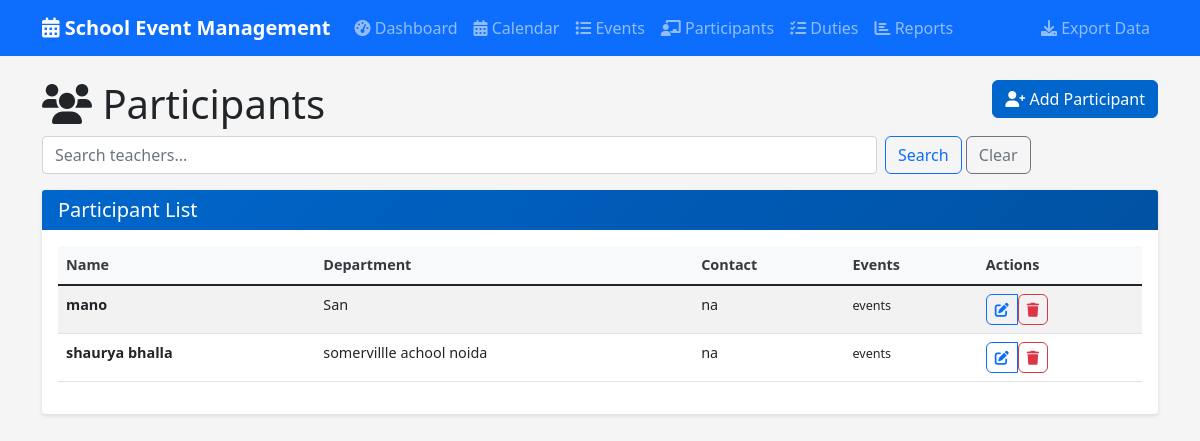
Page /participants on the earlier database version.
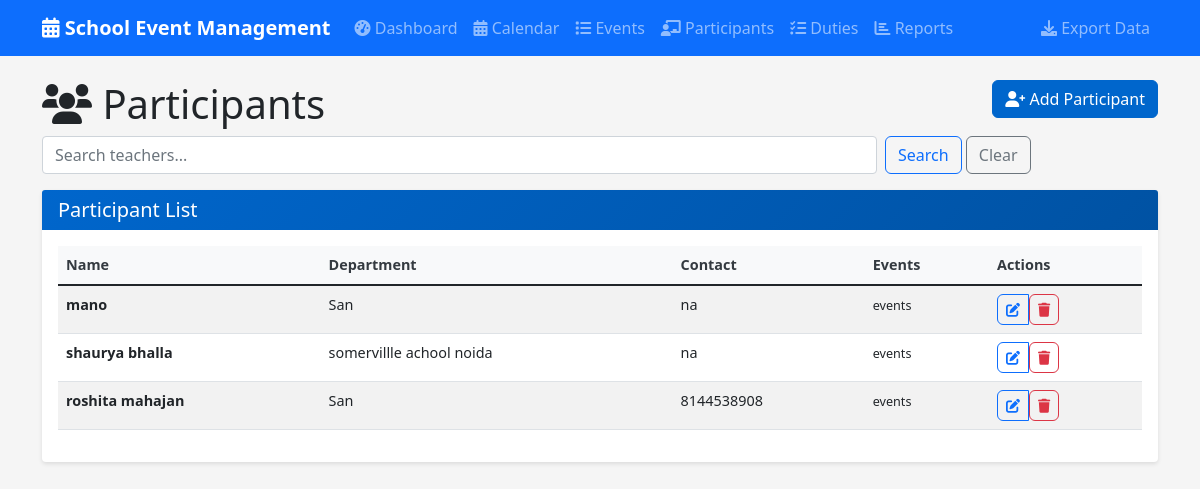
Same page on the later database version.
### tables this page shows
CREATE TABLE participants (
            id INTEGER PRIMARY KEY AUTOINCREMENT,
            name TEXT NOT NULL,
            type TEXT NOT NULL CHECK (type IN ('student', 'teacher')),
            class_dept TEXT NOT NULL,
            contact TEXT,
            emergency_contact TEXT,
            created_at TIMESTAMP DEFAULT CURRENT_TIMESTAMP
        );

### app.py (the view)
@app.route('/participants')
def participants():
    conn = get_db_connection()
    type_filter = request.args.get('type', 'all')
    search = request.args.get('search', '')
    query = 'SELECT * FROM participants WHERE 1=1'
    params = []
    if type_filter != 'all':
        query += ' AND type = ?'
        params.append(type_filter)
    if search:
        query += ' AND (name LIKE ? OR class_dept LIKE ?)'
        params.extend([f'%{search}%', f'%{search}%'])
    participants = conn.execute(query, params).fetchall()
    conn.close()
    return render_template('participants.html', participants=participants, type_filter=type_filter, search=search)

### app.py (called while the page is built)
def get_db_connection():
    conn = sqlite3.connect('events.db')
    conn.row_factory = sqlite3.Row
    return conn

### templates/participants.html (shortened to what the changed rows need)
{% extends "base.html" %}
{% block content %}
<div class="row">
    <div class="col-md-6">
        <h1><i class="fas fa-users"></i> Participants</h1>
    </div>
</div>
<div class="row">
    <div class="col-12">
        <div class="card">
            <div class="card-body">
                {% if participants %}
                    <div class="table-responsive">
                        <table class="table table-striped table-hover">
                            <thead>
                                <tr>
                                    <th>Name</th>
                                    <th>Department</th>
                                    <th>Contact</th>
                                    <th>Events</th>
                                    <th>Actions</th>
                                </tr>
                            </thead>
                            <tbody>
                                {% for participant in participants %}
                                    <tr>
                                        <td>
                                            <strong>{{ participant.name }}</strong>
                                        </td>
                                        <td>
                                            {{ participant.class_dept }}
                                        </td>
                                        <td>
                                            {{ participant.contact }}
                                        </td>
                                        <td>
                                            <small>{{ participant.events_count }} events</small>
                                        </td>
                                        <td>
                                            <div class="btn-group" role="group">
                                                <a href="{{ url_for('edit_participant', id=participant.id) }}"
                                                   class="btn btn-sm btn-outline-primary">
                                                    <i class="fas fa-edit"></i>
                                                </a>
                                                <form method="POST"
                                                      action="{{ url_for('delete_participant', id=participant.id) }}"
                                                      style="display: inline;">
                                                    <button type="submit"
                                                            class="btn btn-sm btn-outline-danger"
                                                            onclick="return confirm('Are you sure you want to delete this participant?')">
                                                        <i class="fas fa-trash"></i>
                                                    </button>
                                                </form>
                                            </div>
                                        </td>
                                    </tr>
                                {% endfor %}
                            </tbody>
                        </table>
                    </div>
                {% else %}
                    <div class="alert alert-info">
                        <i class="fas fa-info-circle"></i> No participants found.
                    </div>
                {% endif %}
            </div>
        </div>
    </div>
</div>
{% endblock %}

Differences in the rows shown:
added participants: name "roshita mahajan", class_dept "San", contact "8144538908"
